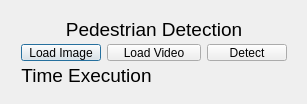
<?xml version="1.0" encoding="UTF-8"?>
<ui version="4.0">
 <class>Dialog</class>
 <widget class="QDialog" name="Dialog">
  <property name="geometry">
   <rect>
    <x>0</x>
    <y>0</y>
    <width>307</width>
    <height>104</height>
   </rect>
  </property>
  <property name="windowTitle">
   <string>Dialog</string>
  </property>
  <widget class="QWidget" name="layoutWidget">
   <property name="geometry">
    <rect>
     <x>10</x>
     <y>10</y>
     <width>288</width>
     <height>85</height>
    </rect>
   </property>
   <layout class="QGridLayout" name="gridLayout">
    <item row="0" column="0" colspan="4">
     <widget class="QLabel" name="label_3">
      <property name="font">
       <font>
        <pointsize>14</pointsize>
       </font>
      </property>
      <property name="text">
       <string>Pedestrian Detection</string>
      </property>
      <property name="alignment">
       <set>Qt::AlignCenter</set>
      </property>
     </widget>
    </item>
    <item row="1" column="0">
     <widget class="QPushButton" name="btnImage">
      <property name="text">
       <string>Load Image</string>
      </property>
     </widget>
    </item>
    <item row="1" column="1" colspan="2">
     <widget class="QPushButton" name="btnVideo">
      <property name="text">
       <string>Load Video</string>
      </property>
     </widget>
    </item>
    <item row="1" column="3">
     <widget class="QPushButton" name="btnDetect">
      <property name="text">
       <string>Detect</string>
      </property>
     </widget>
    </item>
    <item row="2" column="0" colspan="2">
     <widget class="QLabel" name="label_4">
      <property name="font">
       <font>
        <pointsize>14</pointsize>
       </font>
      </property>
      <property name="text">
       <string>Time Execution</string>
      </property>
      <property name="alignment">
       <set>Qt::AlignCenter</set>
      </property>
     </widget>
    </item>
    <item row="2" column="2" colspan="2">
     <widget class="QLabel" name="exTime">
      <property name="font">
       <font>
        <pointsize>14</pointsize>
       </font>
      </property>
      <property name="text">
       <string/>
      </property>
      <property name="alignment">
       <set>Qt::AlignCenter</set>
      </property>
     </widget>
    </item>
   </layout>
  </widget>
 </widget>
 <layoutdefault spacing="6" margin="11"/>
 <resources/>
 <connections/>
</ui>
